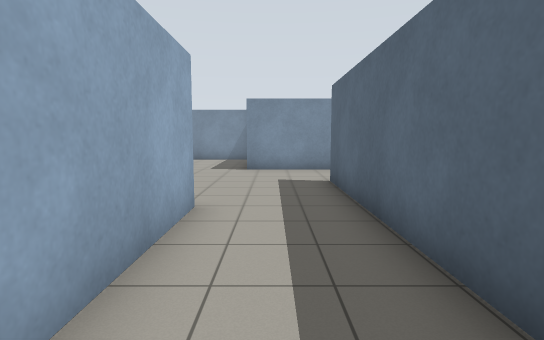
view 1 (above)

16 first-person views from a walk through a robot-simulator world made for Gazebo. The camera is 1.2 m above the floor, tilts 6° down and sees 80° across. The floor is counted in squares, 1 m on a side. Each view is taken from the middle of a square. On the plan, view 1 faces up. The plan holds only what a view shows up to about 13 squares ahead; the rest is blank. The place goes on beyond the plan.

view 2
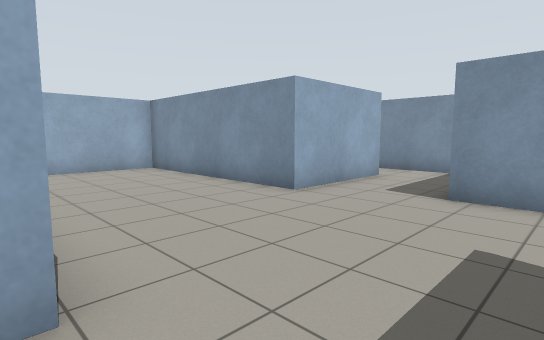

view 3
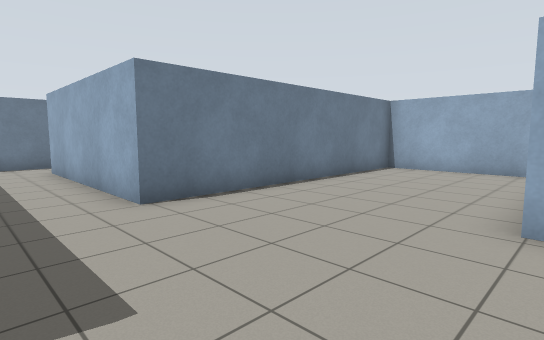

view 4
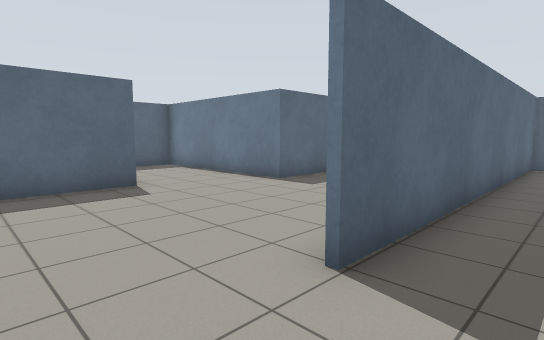

view 5
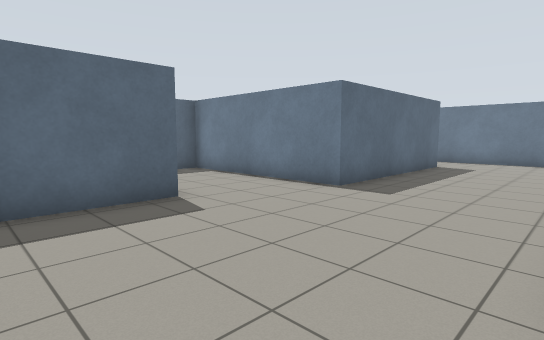

view 6
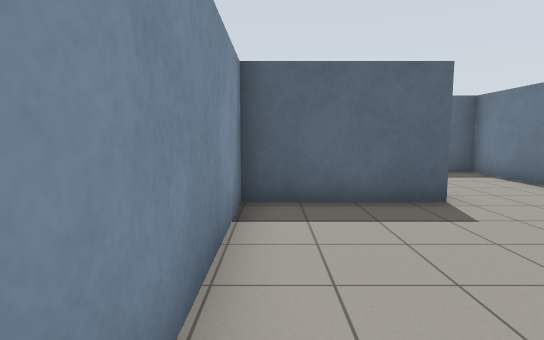

view 7
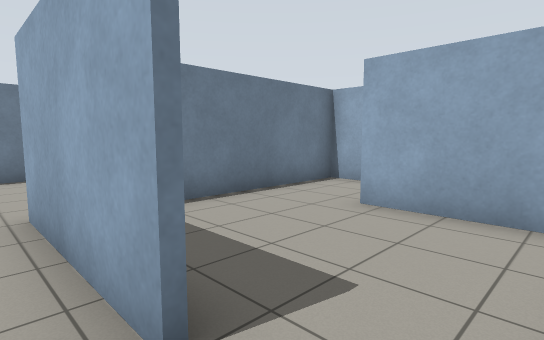

view 8
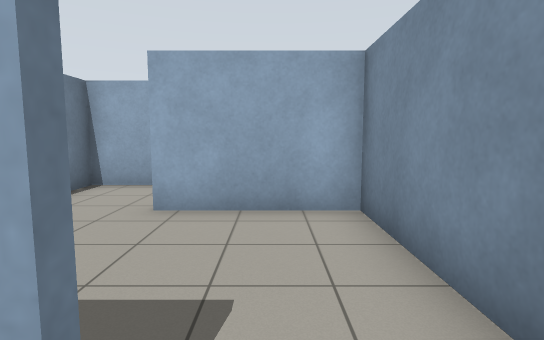

view 9
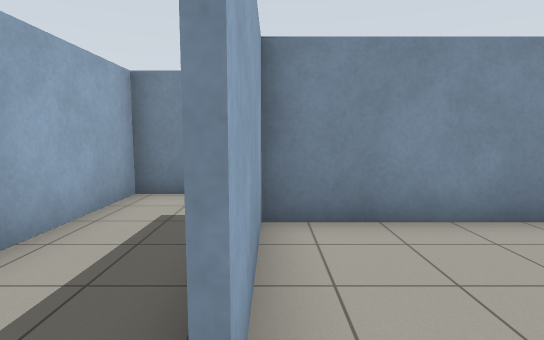

view 10
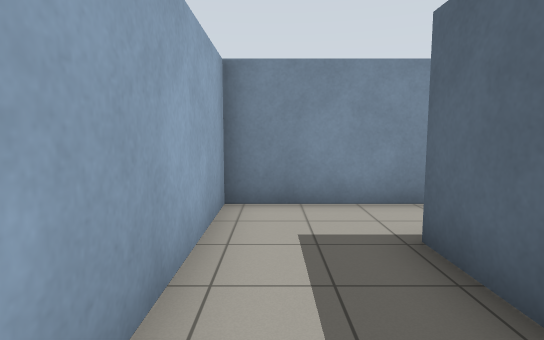

view 11
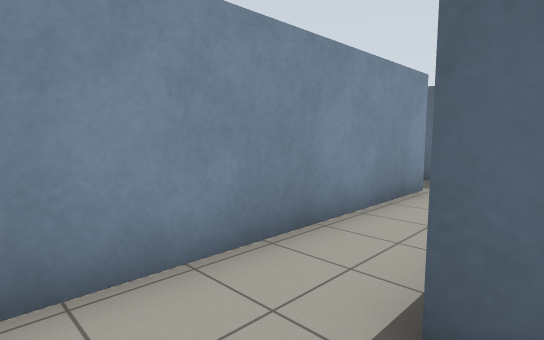

view 12
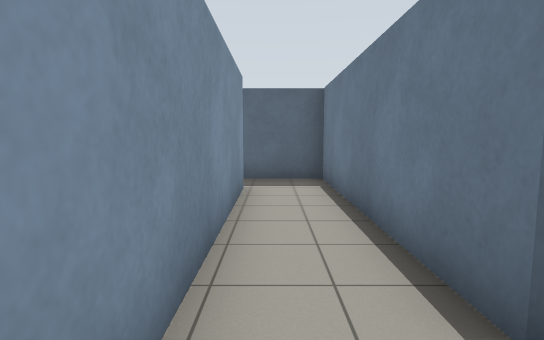

view 13
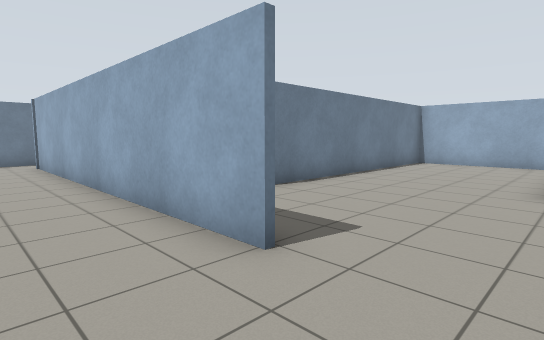

view 14
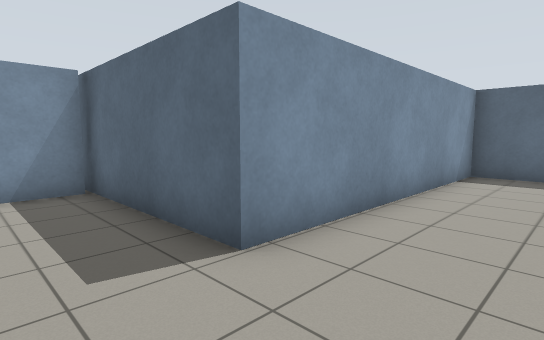

view 15
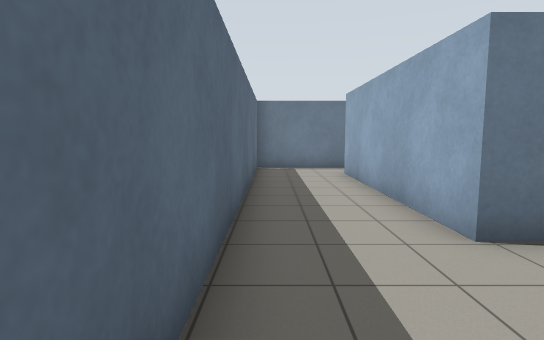

view 16
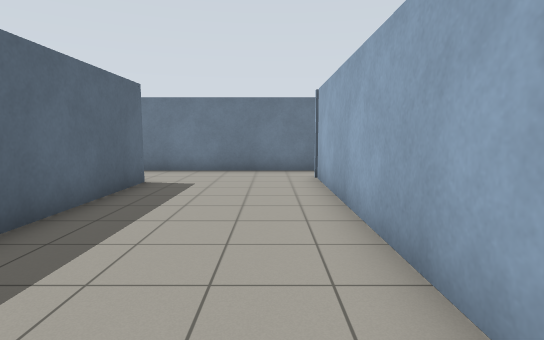

### Floor plan
Points are (right, up) in squares from view 1. A wall is a line through its corners. A room is listed if a view was taken in it or the views show most of it. See-through windows are left out.
Room 1 (views 1, 2, 3, 4, 5, 6, 7, 8, 13, 14, 15, 16)
walls: (1.7, 8.6) (1.7, -3.5); (7.8, 7.8) (7.8, 11.6) (-0.9, 11.6) (-0.9, 17); (-3.7, 14.5) (-3.7, 10.4) (-10.9, 10.4); (-1.9, -3.3) (1.6, -3.3) (1.6, 8.6); (6.3, -2.5) (6.3, 4.4) (12.7, 4.4) (12.7, 5.9); (-1, 16.4) (-3.4, 16.4); (2.5, -5.2) (7.5, -5.2); (-10.8, 12.1) (-10.8, 5.4) (-1.3, 5.4) (-1.3, -1.4)
ways out: opening at (-4, 15.5) to room 3; opening at (-1, -2); opening at (3, -4)
Room 2 (views 9, 10, 11, 12)
walls: (-8.3, 14.9) (-8.3, 16.6) (-1, 16.6); (-10.9, 10.6) (-7.5, 10.6); (-2.5, 18.7) (-10.8, 18.7) (-10.8, 13.9); (-0.9, 17) (-0.9, 19.4)
ways out: opening at (-8, 12.5) to room 3
Room 3 (no view inside)
walls: (-3.4, 16.4) (-8.1, 16.4) (-8.1, 13); (-7.5, 10.6) (-6, 10.6)
ways out: opening at (-4, 15.5) to room 1; opening at (-8, 12.5) to room 2

Where each view was taken, in squares from view 1:
view 1: 0 up, 0 right, facing up
view 2: 5 up, 1 right, facing up-left
view 3: 11 up, 1 right, facing down-left
view 4: 11 up, 0 right, facing down-right
view 5: 11 up, 2 right, facing down-right
view 6: 11 up, 2 right, facing right
view 7: 16 up, 3 left, facing down-left
view 8: 15 up, 3 left, facing left
view 9: 12 up, 8 left, facing up
view 10: 13 up, 10 left, facing up
view 11: 16 up, 10 left, facing up-right
view 12: 18 up, 10 left, facing right
view 13: 11 up, 4 right, facing down-left
view 14: 9 up, 3 left, facing up-right
view 15: 9 up, 1 right, facing down
view 16: 6 up, 3 right, facing down
